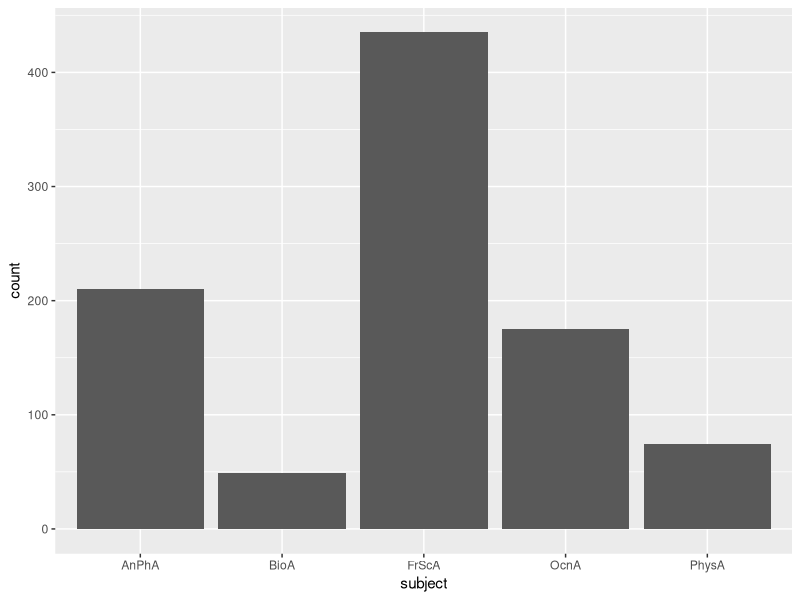
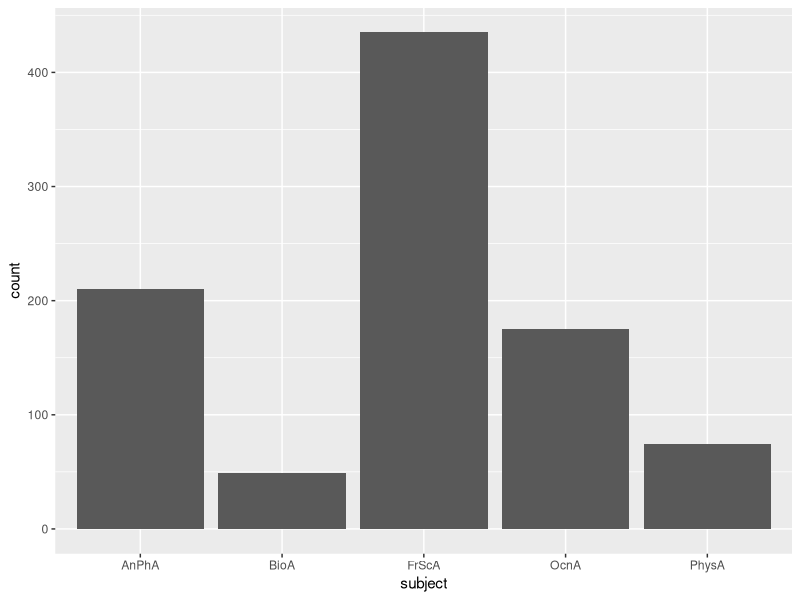
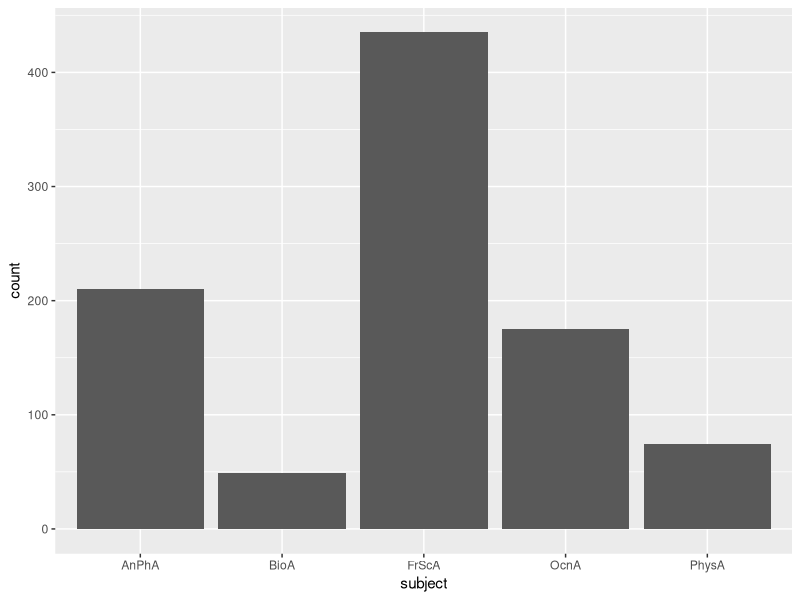
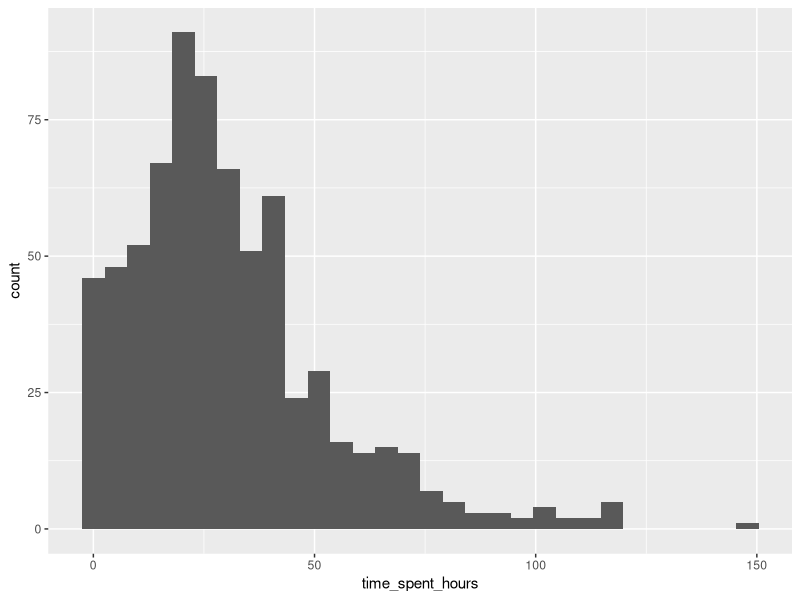
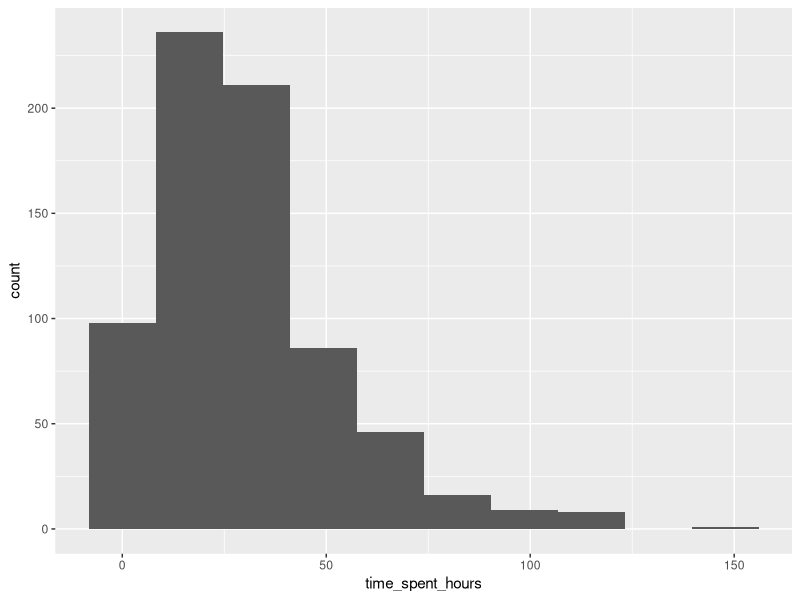
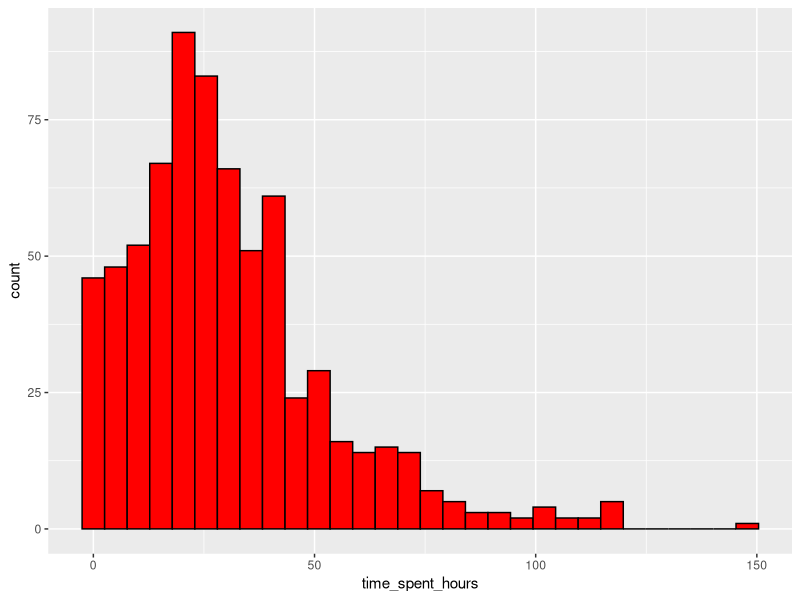
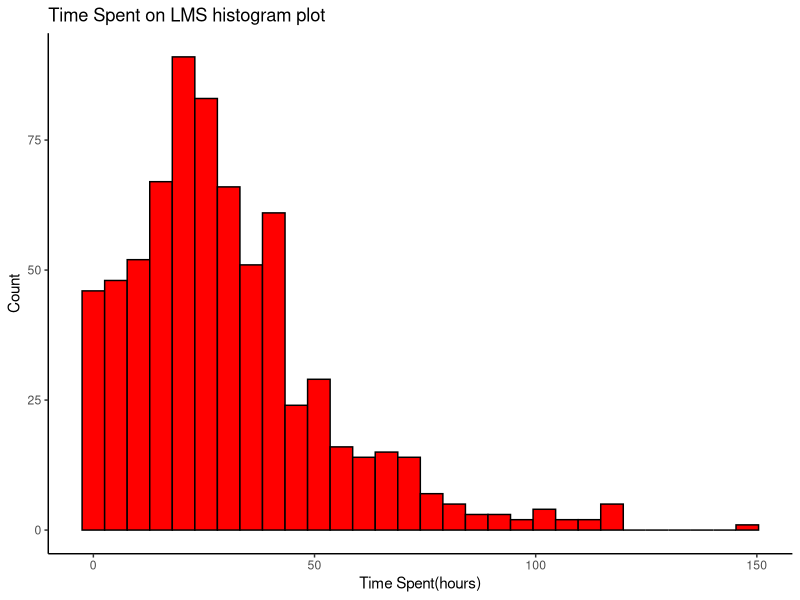

Recreate these plots in R, in order.
## ---- chunk 1
library(tidyverse) 

data_to_explore <- read_csv("data/data_to_explore.csv")
## ---- chunk 2
ggplot(data_to_explore, aes(x=subject)) + 
  geom_bar()
## ---- chunk 3
ggplot(data_to_explore)+
  geom_bar(aes(x=subject))
## ---- chunk 4
data_to_explore %>% 
  ggplot(aes(x = subject)) +
  geom_bar()
## ---- chunk 5
#
#
#
## ---- chunk 6
library(tidyverse)

data_to_explore <- read_csv("data/data_to_explore.csv")
## ---- chunk 7

# Layer 1: add data and aesthetic mapping
data_to_explore %>% #<<
  ggplot(aes(x = time_spent_hours)) +
# layer 2: add histogram geom
  geom_histogram()
## ---- chunk 8
# Layer 1: add data and aesthetic mapping
data_to_explore %>% 
  ggplot(aes(x = time_spent_hours)) +
# layer 2: add histogram geom 
# layer 3a: add bin size
  geom_histogram(bins = 10)
## ---- chunk 9
# Layer 1: add data and aesthetic mapping
data_to_explore %>% 
  ggplot(aes(x = time_spent_hours)) +
# layer 2: add histogram geom 
# layer 3a: add bin size
#layer 3b: add color
  geom_histogram(bins = 30,
                 fill = "red",
                 colour = "black") 
## ---- chunk 10
# Layer 1: add data and aesthetic mapping
data_to_explore %>% 
  ggplot(aes(x = time_spent_hours)) +
# layer 2: add histogram geom 
# layer 3a: add bin size
# layer 3b: add color
  geom_histogram(bins = 30, fill = "red", colour = "black")+
#layer 4: add Labels
  labs(title="Time Spent on LMS histogram plot",x="Time Spent(hours)", y = "Count")+
  theme_classic()
## ---- chunk 11
# 
#
#

